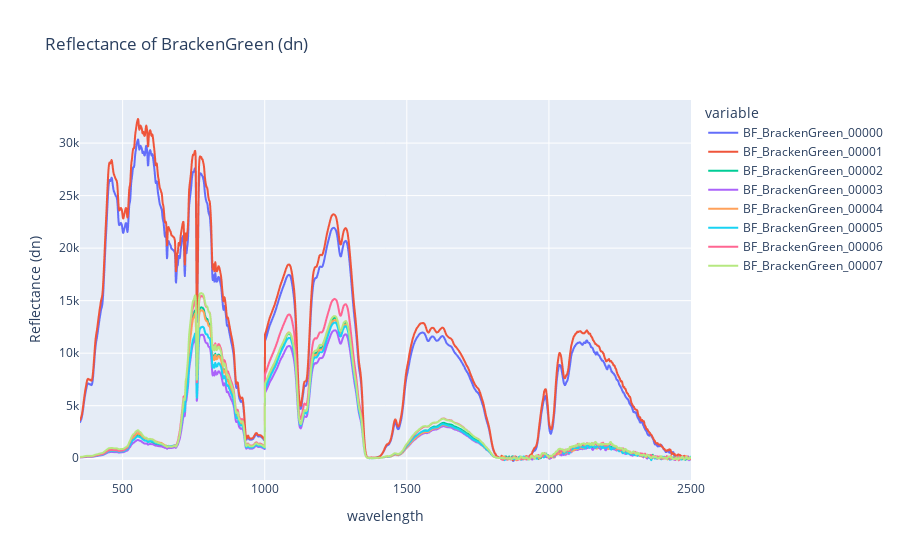

The notebook cell this image was saved under:
### Code cell
px.line(barefibre_df.data[group], title=f'Reflectance of {target} (dn)', labels={'index': 'Wavelength (nm)', 'value': 'Reflectance (dn)'})

### Figure 1 — Plotly figure (JSON) as saved in the notebook; plotly's stock layout.template omitted (floating-point values rounded to 4 significant figures; data arrays with more than 128 entries replaced by an {"elided": "..."} marker saying what was removed)
{"data": [{"hovertemplate": "variable=BF_BrackenGreen_00000<br>wavelength=%{x}<br>Reflectance (dn)=%{y}<extra></extra>", "legendgroup": "BF_BrackenGreen_00000", "line": {"color": "#636efa", "dash": "solid"}, "marker": {"symbol": "circle"}, "mode": "lines", "name": "BF_BrackenGreen_00000", "showlegend": true, "type": "scattergl", "x": {"elided": "2151 int values"}, "xaxis": "x", "y": {"elided": "2151 float values"}, "yaxis": "y"}, {"hovertemplate": "variable=BF_BrackenGreen_00001<br>wavelength=%{x}<br>Reflectance (dn)=%{y}<extra></extra>", "legendgroup": "BF_BrackenGreen_00001", "line": {"color": "#EF553B", "dash": "solid"}, "marker": {"symbol": "circle"}, "mode": "lines", "name": "BF_BrackenGreen_00001", "showlegend": true, "type": "scattergl", "x": {"elided": "2151 int values"}, "xaxis": "x", "y": {"elided": "2151 float values"}, "yaxis": "y"}, {"hovertemplate": "variable=BF_BrackenGreen_00002<br>wavelength=%{x}<br>Reflectance (dn)=%{y}<extra></extra>", "legendgroup": "BF_BrackenGreen_00002", "line": {"color": "#00cc96", "dash": "solid"}, "marker": {"symbol": "circle"}, "mode": "lines", "name": "BF_BrackenGreen_00002", "showlegend": true, "type": "scattergl", "x": {"elided": "2151 int values"}, "xaxis": "x", "y": {"elided": "2151 float values"}, "yaxis": "y"}, {"hovertemplate": "variable=BF_BrackenGreen_00003<br>wavelength=%{x}<br>Reflectance (dn)=%{y}<extra></extra>", "legendgroup": "BF_BrackenGreen_00003", "line": {"color": "#ab63fa", "dash": "solid"}, "marker": {"symbol": "circle"}, "mode": "lines", "name": "BF_BrackenGreen_00003", "showlegend": true, "type": "scattergl", "x": {"elided": "2151 int values"}, "xaxis": "x", "y": {"elided": "2151 float values"}, "yaxis": "y"}, {"hovertemplate": "variable=BF_BrackenGreen_00004<br>wavelength=%{x}<br>Reflectance (dn)=%{y}<extra></extra>", "legendgroup": "BF_BrackenGreen_00004", "line": {"color": "#FFA15A", "dash": "solid"}, "marker": {"symbol": "circle"}, "mode": "lines", "name": "BF_BrackenGreen_00004", "showlegend": true, "type": "scattergl", "x": {"elided": "2151 int values"}, "xaxis": "x", "y": {"elided": "2151 float values"}, "yaxis": "y"}, {"hovertemplate": "variable=BF_BrackenGreen_00005<br>wavelength=%{x}<br>Reflectance (dn)=%{y}<extra></extra>", "legendgroup": "BF_BrackenGreen_00005", "line": {"color": "#19d3f3", "dash": "solid"}, "marker": {"symbol": "circle"}, "mode": "lines", "name": "BF_BrackenGreen_00005", "showlegend": true, "type": "scattergl", "x": {"elided": "2151 int values"}, "xaxis": "x", "y": {"elided": "2151 float values"}, "yaxis": "y"}, {"hovertemplate": "variable=BF_BrackenGreen_00006<br>wavelength=%{x}<br>Reflectance (dn)=%{y}<extra></extra>", "legendgroup": "BF_BrackenGreen_00006", "line": {"color": "#FF6692", "dash": "solid"}, "marker": {"symbol": "circle"}, "mode": "lines", "name": "BF_BrackenGreen_00006", "showlegend": true, "type": "scattergl", "x": {"elided": "2151 int values"}, "xaxis": "x", "y": {"elided": "2151 float values"}, "yaxis": "y"}, {"hovertemplate": "variable=BF_BrackenGreen_00007<br>wavelength=%{x}<br>Reflectance (dn)=%{y}<extra></extra>", "legendgroup": "BF_BrackenGreen_00007", "line": {"color": "#B6E880", "dash": "solid"}, "marker": {"symbol": "circle"}, "mode": "lines", "name": "BF_BrackenGreen_00007", "showlegend": true, "type": "scattergl", "x": {"elided": "2151 int values"}, "xaxis": "x", "y": {"elided": "2151 float values"}, "yaxis": "y"}], "layout": {"legend": {"title": {"text": "variable"}, "tracegroupgap": 0}, "title": {"text": "Reflectance of BrackenGreen (dn)"}, "xaxis": {"anchor": "y", "domain": [0, 1], "title": {"text": "wavelength"}}, "yaxis": {"anchor": "x", "domain": [0, 1], "title": {"text": "Reflectance (dn)"}}}}
